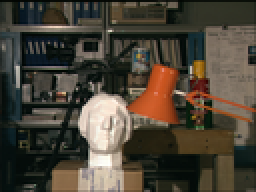
%> input picture left.png, 128 x 96 px, shrunk from 384 x 288 before the run (shown 2 times larger)
$ octave stereo5_BP2.m   (GNU Octave 9; MATLAB toolbox functions it lacks are replaced by stand-ins)
%> lines starting %> are read from the running program, lines starting %| are printed output that depends on the picture
% Stereo Matching using Belief Propagation (Synchronous)
% Computes a disparity map from a rectified stereo pair using Belief Propagation (Synchronous)

% Set parameters
dispLevels = 16; %disparity range: 0 to dispLevels-1
lambda = 5; %weight of smoothness cost
trunc = 4; %truncation of smoothness cost
iterations = 80;

% Define matching cost function
computeMatchingCost = @(left,right) abs(left-right); %absolute differences

% Define smoothness cost function
computeSmoothnessCost = @(d1,d2) lambda*min(abs(d1-d2),trunc);

% Load left and right images in grayscale
leftImg = rgb2gray(imread('left.png'));
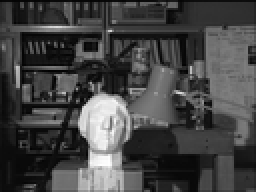
%> leftImg: size 96x128 uint8 (shown 2 times larger); min 1, max 254, mean 68.4
rightImg = rgb2gray(imread('right.png'));
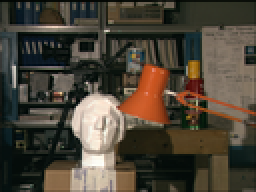
%> input picture right.png, 128 x 96 px, shrunk from 384 x 288 before the run (shown 2 times larger)
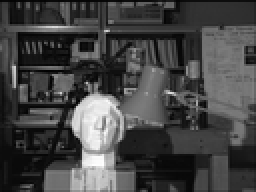
%> rightImg: size 96x128 uint8 (shown 2 times larger); min 1, max 255, mean 68.8

% Apply a Gaussian filter
leftImg = imgaussfilt(leftImg,0.6,'FilterSize',5);
rightImg = imgaussfilt(rightImg,0.6,'FilterSize',5);

% Get the size
[rows,cols] = size(leftImg);
%> rows = 96; cols = 128

% Convert to int32
leftImg = int32(leftImg);
%> leftImg: size 96x128 int32
rightImg = int32(rightImg);
%> rightImg: size 96x128 int32

% Compute pixel-based matching costs (data cost)
matchingCosts = zeros(rows,cols,dispLevels,'int32');
for d = 0:dispLevels-1
    rightImgShifted = circshift(rightImg,d,2);
    matchingCosts(:,:,d+1) = computeMatchingCost(leftImg,rightImgShifted);
end
%> this loop made 16 passes
%> pass 3, `rightImgShifted = circshift(rightImg,d,2);`:
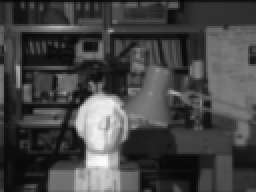
%> rightImgShifted: size 96x128 int32 (shown 2 times larger); min 7, max 252, mean 68.8; mean of the top-left, top-right, bottom-left and bottom-right quarters 53.1, 72, 92.3, 57.7

% Compute smoothness costs
d = 0:dispLevels-1;
smoothnessCosts = computeSmoothnessCost(d,d.');
smoothnessCosts4 = zeros(1,1,dispLevels,dispLevels,'int32');
smoothnessCosts4(1,1,:,:) = smoothnessCosts;

% Initialize messages for the 4 directions
fromLeft = zeros(rows,cols,dispLevels,'int32');
fromRight = zeros(rows,cols,dispLevels,'int32');
fromUp = zeros(rows,cols,dispLevels,'int32');
fromDown = zeros(rows,cols,dispLevels,'int32');

figure
for it = 1:iterations
    % Create messages to right
    sumCosts = matchingCosts + fromUp + fromDown + fromLeft + smoothnessCosts4;
    minSumCosts = squeeze(min(sumCosts,[],3));
    normalizedCosts = minSumCosts - min(minSumCosts,[],3);
    toRight = normalizedCosts;

    % Create messages to left
    sumCosts = matchingCosts + fromUp + fromDown + fromRight + smoothnessCosts4;
    minSumCosts = squeeze(min(sumCosts,[],3));
    normalizedCosts = minSumCosts - min(minSumCosts,[],3);
    toLeft = normalizedCosts;

    % Create messages to down
    sumCosts = matchingCosts + fromUp + fromRight + fromLeft + smoothnessCosts4;
    minSumCosts = squeeze(min(sumCosts,[],3));
    normalizedCosts = minSumCosts - min(minSumCosts,[],3);
    toDown = normalizedCosts;

    % Create messages to up
    sumCosts = matchingCosts + fromDown + fromRight + fromLeft + smoothnessCosts4;
    minSumCosts = squeeze(min(sumCosts,[],3));
    normalizedCosts = minSumCosts - min(minSumCosts,[],3);
    toUp = normalizedCosts;

    % Send all messages
    fromLeft = circshift(toRight,1,2); %shift right
    fromRight = circshift(toLeft,-1,2); %shift left
    fromUp = circshift(toDown,1,1); %shift down
    fromDown = circshift(toUp,-1,1); %shift up

    % Compute total costs (belief)
    totalCosts = fromLeft + fromRight + fromUp + fromDown;

    % Compute the disparity map
    [~,ind] = min(totalCosts,[],3);
    dispMap = ind-1;

    % Normalize the disparity map for display
    scaleFactor = 256/dispLevels;
    dispImg = uint8(dispMap*scaleFactor);

    % Show disparity map
    imshow(dispImg)

    % Show iterations
    fprintf('iteration: %d/%d\n',it,iterations)
end
%> this loop made 80 passes
%> pass 1, `[~,ind] = min(totalCosts,[],3);`:
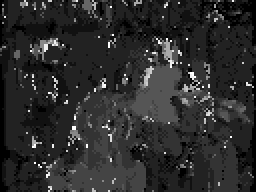
%> ind: size 96x128 double (shown 2 times larger); min 1, max 16, mean 3.6; drawn with min black and max white
%> pass 2, `[~,ind] = min(totalCosts,[],3);`:
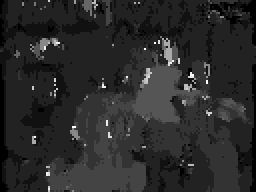
%> ind: size 96x128 double (shown 2 times larger); min 1, max 16, mean 3.47; drawn with min black and max white

% Save disparity map
imwrite(dispImg,'disparity5_BP2.png')
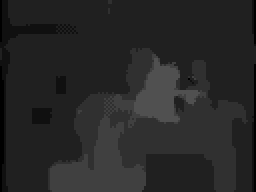
%> saved as disparity5_BP2.png: size 96x128 uint8 (shown 2 times larger); min 0, max 80, mean 38.7
